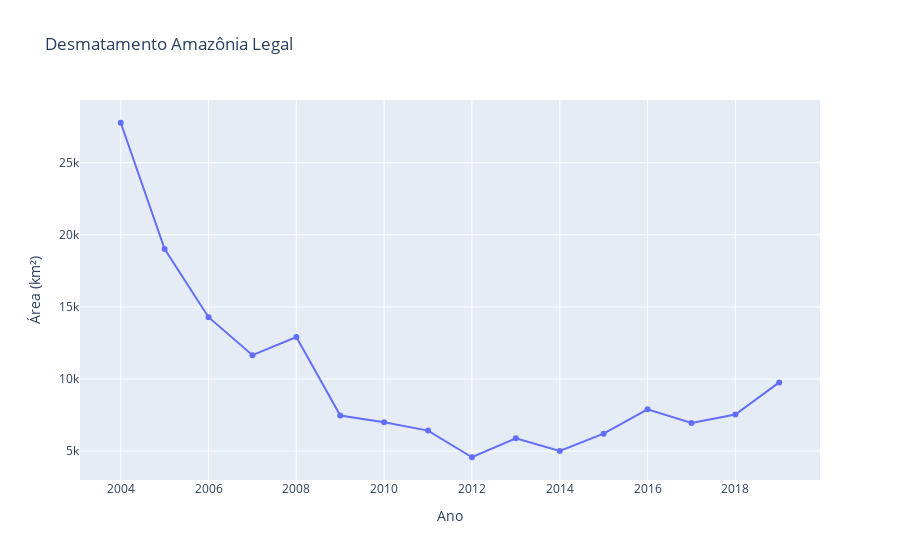

Notebook code for this chart:
### Code cell
fig = go.Figure()
fig.add_trace(go.Scatter(x=df['Ano/Estados'], y=df['AMZ LEGAL'], mode='lines+markers'))

# Atualizando layout do gráfico
fig.update_layout(title='Desmatamento Amazônia Legal', xaxis_title='Ano', yaxis_title='Área (km²)')

# Exibindo o gráfico
fig.show()

### Figure 1 — Plotly figure (JSON) as saved in the notebook; plotly's stock layout.template omitted (floating-point values rounded to 4 significant figures)
{"data": [{"mode": "lines+markers", "type": "scatter", "x": [2004, 2005, 2006, 2007, 2008, 2009, 2010, 2011, 2012, 2013, 2014, 2015, 2016, 2017, 2018, 2019], "y": [27772, 19014, 14286, 11651, 12911, 7464, 7000, 6418, 4571, 5891, 5012, 6207, 7893, 6947, 7536, 9762]}], "layout": {"title": {"text": "Desmatamento Amazônia Legal"}, "xaxis": {"title": {"text": "Ano"}}, "yaxis": {"title": {"text": "Área (km²)"}}}}
